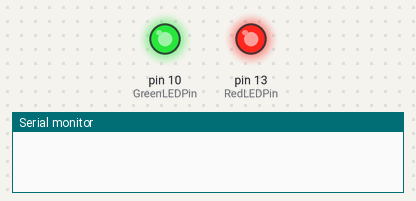
Recording of a sketch running on a simulated Arduino Leonardo, built with avr-gcc and run on an emulated ATmega32U4. Parts: output pins drawn as LEDs (lit = HIGH), the last lines printed to the serial monitor. At 3.1 s the program stops and its outputs stay as they are.

Above: at 0.1 s.
At 1.2 s:
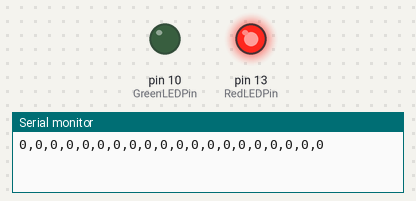
At 3.2 s:
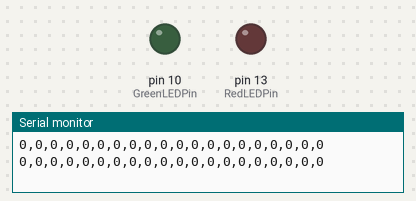
Timing chart, 0 to 4.6 s (numbered marks = the images above):
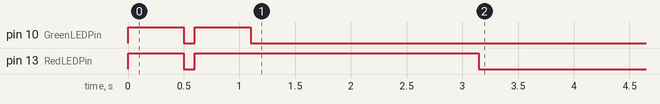

Measured:
- by itself, pin 13 (RedLEDPin): HIGH → LOW at 0.50 s, → HIGH 0.10 s later, → LOW 2.5 s later

The sketch:

PulseReceiver.ino
```cpp
//Catch Pulse


//Macro Definations
#define FCSSIM_AvIndexMax 20   //Max number of measurement within an Averaging period
#define FCSSIM_RTTCODE 0b10100011    //Ready To Transmit Code
#define FCSSIM_RTRCODE 0b10111011    //Ready to Receive Code
#define FCSSIM_SYNCOPERATIONS 0 //Enable/Disable Sync Code Operation
//PINs
const int TTLInPin = 6;
const int RedLEDPin = LED_BUILTIN;
const int GreenLEDPin = 10;


unsigned int AveragingInterval = 100000; //In Microseconds ~100ms
long unsigned int pulse_count[FCSSIM_AvIndexMax];  //Stores the Photon Count Per Average Interval
unsigned int averageIndex = 0;                //Index for 1 averaging Interval
volatile uint32_t pc_holder = 0;

uint32_t startAveragingTime = 0;
uint32_t endAveragingTime = 0;
uint32_t elapsedAveragingTime = 0;


//1
void setup() {

  //1.1
  //Set PinModes
  pinMode(TTLInPin, INPUT);
  pinMode(RedLEDPin, OUTPUT);
  pinMode(GreenLEDPin, OUTPUT);
  pinMode(LED_BUILTIN, OUTPUT);

  //1.2
  //Test Code/////////////////
  LEDTestSequence();
  //Serial.println("Serial Port Test");
  ////////////////////////

  //Serial Initilization for Arduino
  #ifndef TEENSYDUINO
    Serial.begin(9600);
  #endif

  //Attach Interrupt
  attachInterrupt(digitalPinToInterrupt(TTLInPin), ISR_Pulse, RISING);

  //Serial INOUT Sync

  #if FCSSIM_SYNCOPERATIONS == 1
    byte in_code; //One byte
    digitalWrite(RedLEDPin, HIGH); //Wait State
    bool wait_flag = true;
	  while(wait_flag) //while wait_flag is true ↓
	  {
	  	if(Serial1.available())
        in_code = Serial1.read(); //Read One byte at a time
	  	if(in_code == FCSSIM_RTTCODE)
	  		wait_flag = false;
	  }

	  //Send Ready to Read Code
   if(Serial1.availableForWrite())
   {
      //Send Thrice
      Serial1.write(FCSSIM_RTRCODE);
      Serial1.write(FCSSIM_RTRCODE);
      Serial1.write(FCSSIM_RTRCODE);
   }
  #endif // FCSSIM_SYNCOPERATIONS
  //Now the devices are ready

  ArrayPrint(pulse_count, FCSSIM_AvIndexMax);

  //----END

} //End of setup()


void loop()
{
	while(averageIndex < FCSSIM_AvIndexMax)
	{
		digitalWrite(LED_BUILTIN, HIGH); //LED ON

		elapsedAveragingTime = 0;
		while(elapsedAveragingTime < AveragingInterval)
		{
			startAveragingTime = micros();
			//Do Nothing
			//delayMicroseconds(2);

			endAveragingTime = micros();
			elapsedAveragingTime += endAveragingTime - startAveragingTime;
		}

		noInterrupts(); //Disable Interrepts
			pulse_count[averageIndex] = pc_holder; //Copy Value to the array
			pc_holder = 0; //Reset Pulse Count Holder
			averageIndex++; //Increment Averaging Index
		interrupts(); //Enable Interrupts

		digitalWrite(LED_BUILTIN, LOW); //OFF
	} //End of while loop

	//Turn Off the interrupt
	detachInterrupt(digitalPinToInterrupt(TTLInPin));

	ArrayPrint(pulse_count, FCSSIM_AvIndexMax);
  exit(0);
} //End of loop()

void ISR_Pulse()
{
	pc_holder++;
}


void LEDTestSequence()
{
	digitalWrite(RedLEDPin, HIGH);
	digitalWrite(GreenLEDPin, HIGH);
	delay(500);
	digitalWrite(RedLEDPin, LOW);
	digitalWrite(GreenLEDPin, LOW);
	delay(100);
	digitalWrite(RedLEDPin, HIGH);
	digitalWrite(GreenLEDPin, HIGH);
	delay(500);
	digitalWrite(RedLEDPin, LOW);
	digitalWrite(GreenLEDPin, LOW);
}


void ArrayPrint(uint32_t *array, int size)
{
  for(int i = 0; i < size-1; i++)
  {
    Serial.print(array[i]);
    Serial.print(',');
  }
  Serial.print(array[size-1]);
  Serial.print('\n');
} //End of ArrayPrint()
```
